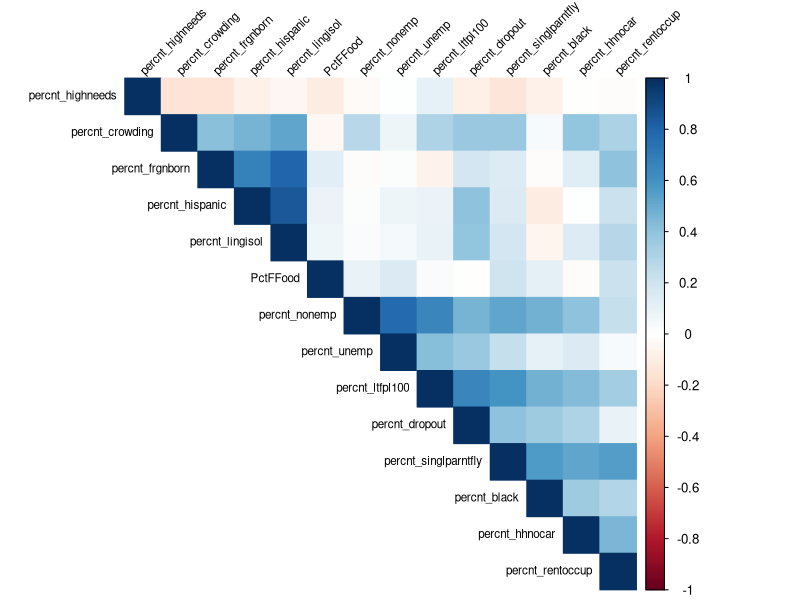

Source code (R):
# ================================================================
# AUTHOR: Paul Walter
# DATE:   11/28/2021 	 
# ASSIGNMENT: Final Project, create usable data for my linear model
# ================================================================

#Load software packages 

library(dplyr)
library(ggplot2)
library(corrplot)
library(psych)
library(car)
library(broom)
library(foreign)

# ================================================================
# Next, load your data:
# ================================================================

#Load spreadsheet into data frame 

#Set your working directory, so R knows where to look for files. Choose the LAB2 folder you just made.
# setwd(choose.dir())
# setwd("d:\\rfiles\\myfiles")


#Set the number of numeric digits to work with
FOLDER_LOCATION = "data/refined2/"
options(digits = 9)
dataToUse <- read.csv("data/refined2/startingData.csv")
#This reads your csv file into R and names it "data"
attach(dataToUse) 

# ================================================================
# We will start our analysis in R at Step 2: Identify explanatory 
# (i.e., independent) variables [x].
# ================================================================

#Calculate correlation between variables  23 - 35
correlation_P <- cor(select(dataToUse,7, 23, 24, 25, 26, 27, 28, 29, 30, 31, 32, 33, 34, 35), use="complete.obs", method="pearson") 
write.csv(correlation_P, "data/refined2/correlation_P.csv") 
corrplot(correlation_P, type = "upper", order = "hclust", method = "color", 
         tl.cex = 0.7, tl.col = "black", tl.srt = 45)

print("Correlation plot written to file.")
# # ================================================================
# # Open up the spreadsheet "correlation_P.csv" and save is as an 
# # Excel Workbook (.xlsx) use the Conditional Formatting tip 
# # (see Step 2 above) to explore the correlation between variables.
# # ================================================================
# 
# Section blank on purpose: read comment above. 
